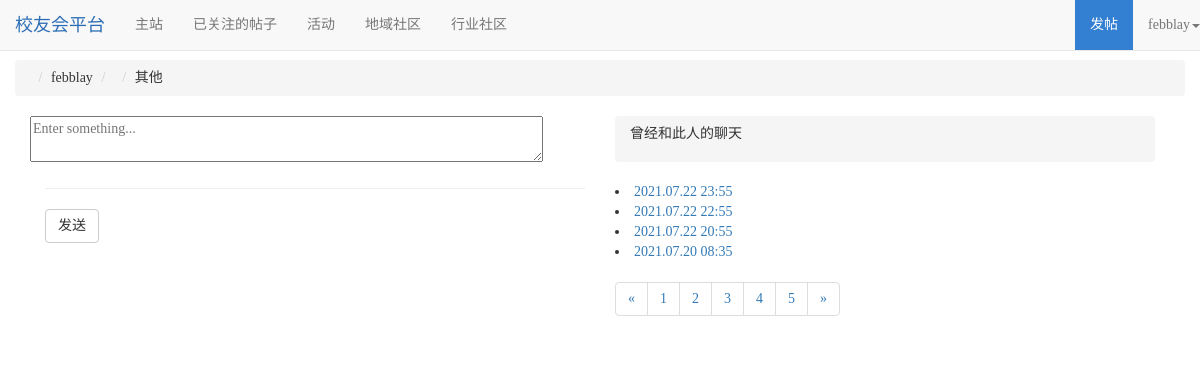
Page /messageBoard/ (signed in) on the earlier database version.
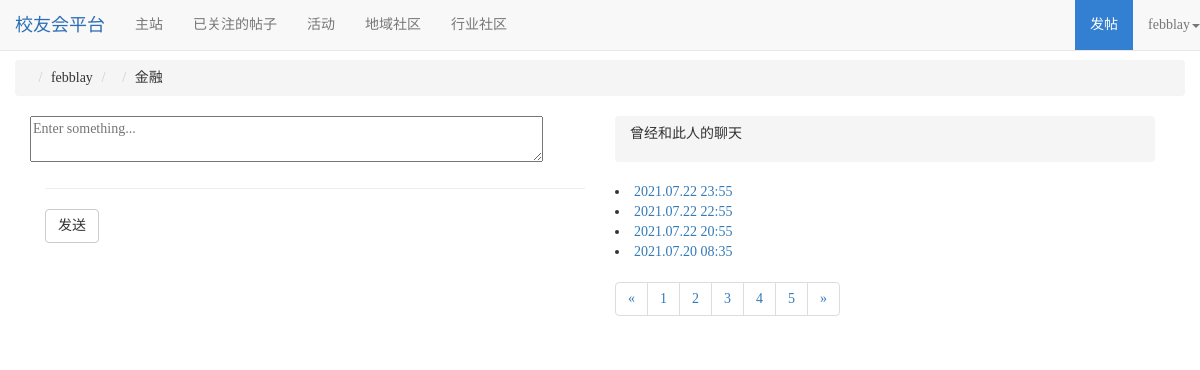
Same page on the later database version.
### alumni/models.py (models this page shows, shortened)
class User(models.Model):
    username = models.CharField('用户名',max_length=30, primary_key = True)
    gender = models.CharField('性别', default='hidden', max_length=20)
    mail = models.EmailField('邮箱',max_length=200)
    phone = models.CharField('电话',max_length=20)
    industry = models.ForeignKey(Industry, on_delete=models.CASCADE, verbose_name='行业')
    prov_id = models.IntegerField('地域')
    referrer = models.CharField('推荐人',max_length=30,null=True)
    password = models.CharField('密码',max_length=20)
    photo = models.ImageField(upload_to='user_photo/%Y/%m/%d',verbose_name='头像',blank=True, null=True, default='static/img/default.jpg')
    essay = models.TextField('个性签名', max_length=30, default='')
    stu = models.ForeignKey(Student, on_delete=models.CASCADE, verbose_name='关联学生')
    class Meta:
        verbose_name = '用户'
        verbose_name_plural = '用户'

class Industry(models.Model):
    name = models.CharField('行业', max_length=30, null=False, unique=True)
    class Meta:
        verbose_name = '行业'
        verbose_name_plural = '行业'
    def __str__(self):
        return self.name

### alumni/views.py (the view)
# urls.py: path('messageBoard/', views.messageBoard),
def messageBoard(request):
    industry = Industry.objects.all()
    province = ProvinceID.objects.all()
    username = request.session.get('username')
    user = User.objects.get(username=username)
    return render(request, 'message_board.html', locals())

### templates/message_board.html (shortened to what this page needs)
<!DOCTYPE html>
<html>
<head>
    <link href="https://maxcdn.bootstrapcdn.com/bootstrap/3.3.7/css/bootstrap.min.css" rel="stylesheet">
</head>
<body>
    <div class="container">
        <div class="row">
            <nav class="navbar navbar-default navbar-fixed-top" role="navigation">
                <div class="navbar-header">
                  <a class="navbar-brand" style="color: #2c6eb5;">校友会平台</a>
                </div>
                <div class="collapse navbar-collapse" id="bs-example-navbar-collapse-1">
                  <ul class="nav navbar-nav active">
                    <li class="nav-link">
                      <a href="/index/">主站</a>
                    </li>
                    <li class="nav-link">
                      <a href="/tieLists/stars/">已关注的帖子</a>
                    </li>
                    <li class="nav-link">
                      <a href="/activities/">活动</a>
                    </li>
                    <li class="dropdown">
                      <a href="#" class="dropdown-toggle" data-toggle="dropdown">地域社区</a>
                    </li>
                    <li class="dropdown">
                      <a href="#" class="dropdown-toggle" data-toggle="dropdown">行业社区</a>
                    </li>
                  </ul>
                  <ul class="nav navbar-nav navbar-right">
                    <li class="nav-link">
                      <a href="/postTie/" style="background: #3380d3; color: white">发帖</a>
                    </li>
                    <li class="dropdown">
                      <a href="#" class="dropdown-toggle" data-toggle="dropdown">{{username}}<strong class="caret"></strong></a>
                    </li>
                  </ul>
                </div>
              </nav>
        </div>
        <br><br><br>
        <div class="row">
            <ul class="breadcrumb">
                <li>{{ user.username }}</li>
                <li>{{user.city}}</li>
                <li>{{ user.industry }}</li>
            </ul>
        </div>
        <div class="col-lg-6">
            <form role="form" action="/Fduers/templates/home1.html">
                <div class="row">
                    <textarea v-model="text" placeholder="Enter something..."
                        style="min-width:90%;max-width:100%"></textarea>
                </div>
                <hr>
                <a href="" type="submit" class="btn btn-default">发送</a>
            </form>
        </div>
        <div class="col-lg-6">
            <ul class="breadcrumb">
                <li>
                    <p style="text-align: center;">曾经和此人的聊天</p>
                </li>
            </ul>
            <li> <a href="#">2021.07.22 23:55</a></li>
            <li> <a href="#">2021.07.22 22:55</a></li>
            <li> <a href="#">2021.07.22 20:55</a></li>
            <li> <a href="#">2021.07.20 08:35</a></li>
            <ul class="pagination">
                <li><a href="#">&laquo;</a></li>
                <li><a href="#">1</a></li>
                <li><a href="#">2</a></li>
                <li><a href="#">3</a></li>
                <li><a href="#">4</a></li>
                <li><a href="#">5</a></li>
                <li><a href="#">&raquo;</a></li>
            </ul>
        </div>
</body>
</html>

Differences in the rows shown:
changed User "febblay": industry "其他" → "金融"
